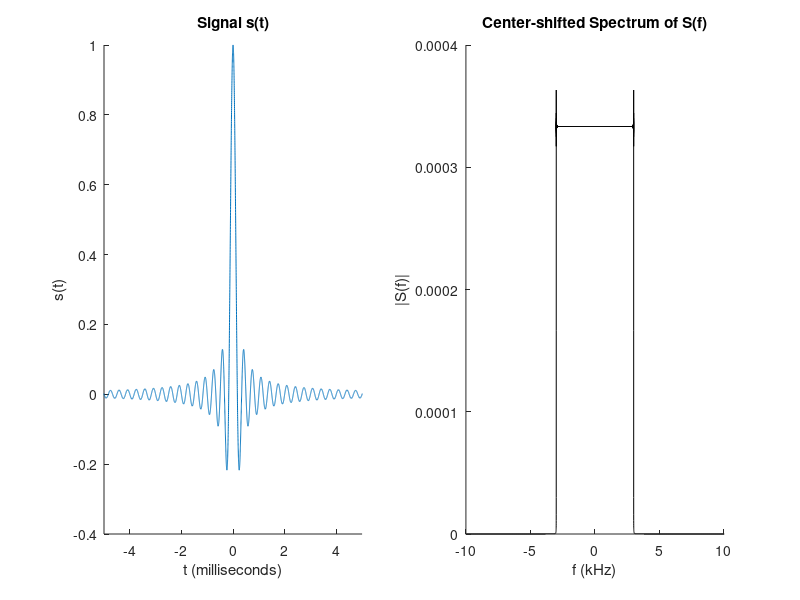

Reproduce this figure in MATLAB.
%% Block function and truncation, slice selection (exercise 6.6)
%a
clear
Fs = 1e6; %sampling frequency (1/s)
T = 1/Fs; % sampling period (s)
duration = 1 %Duration of the simulation
N = duration*Fs; %lenght of signal
tvec = ((-N)/2:(N-1)/2)*T; %the time vector

figure(1)
subplot(1,2,1)

curve=1 %1=a+b, 2=c, 3=d
switch curve
    case 1  
        b=3000; %3 kHz
        s=sin(tvec*2*pi*b)./(tvec*2*pi*b);
        s(isnan(s))=1;
    case 2 %keep only middle 8 ms
        b=3000; %3 kHz
        s=sin(tvec*2*pi*b)./(tvec*2*pi*b);
        s(isnan(s))=1;
        s(tvec<-4e-3) = 0;
        s(tvec>4e-3) = 0;
    case 3 %keep only middle 2 ms
        b=3000; %3 kHz
        s=sin(tvec*2*pi*b)./(tvec*2*pi*b);
        s(isnan(s))=1;
        s(tvec<-1e-3) = 0;
        s(tvec>1e-3) = 0;
end
%s = s + 0.01*randn(size(tvec));
%plot(1000*tvec(1:50),s(1:50),'.-')
plot(1000*tvec,s,'-')
title('Signal s(t)')
xlabel('t (milliseconds)')
ylabel('s(t)')
xlim([-5 5])

%FFT
S= fft(s);
P2 = abs(S/N);
P2 = S/N;
%P1 = P2(1:N/2+1);
P1 = ifftshift(P2);
P1(2:end-1) = 2*P1(2:end-1);

fvec = Fs*((-N/2):(N/2-1))/N; %this is important!
box off
subplot(1,2,2)

plot(fvec/1000,abs(P1),'-k')
xlim([-10 10]) %+/- 10 kHz
title('Center-shifted Spectrum of S(f)')
xlabel('f (kHz)')
ylabel('|S(f)|')
%xlim([-150 150])
box off
